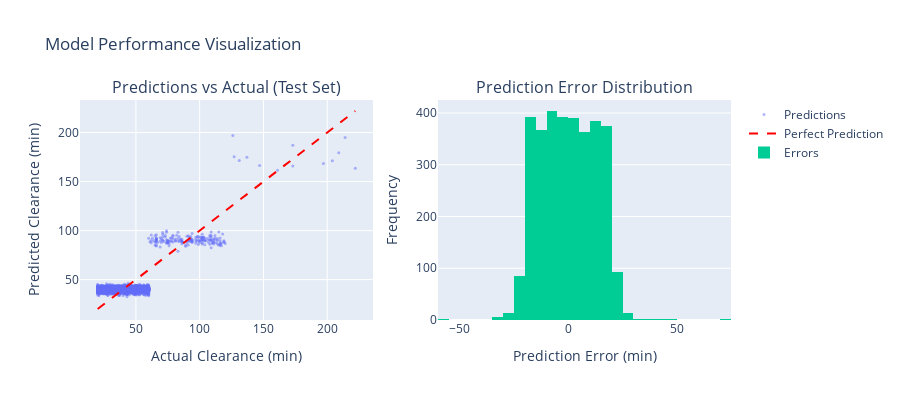

Write notebook code for a chart like this one.
### Code cell
# Visualize predictions vs actual
fig = make_subplots(rows=1, cols=2,
                   subplot_titles=['Predictions vs Actual (Test Set)', 'Prediction Error Distribution'])

# Scatter plot
fig.add_trace(
    go.Scatter(x=y_test, y=y_pred_test, mode='markers',
              marker=dict(size=3, opacity=0.5),
              name='Predictions'),
    row=1, col=1
)

# Perfect prediction line
fig.add_trace(
    go.Scatter(x=[y_test.min(), y_test.max()], 
              y=[y_test.min(), y_test.max()],
              mode='lines', line=dict(color='red', dash='dash'),
              name='Perfect Prediction'),
    row=1, col=1
)

# Error distribution
errors = y_pred_test - y_test
fig.add_trace(
    go.Histogram(x=errors, nbinsx=50, name='Errors'),
    row=1, col=2
)

fig.update_xaxes(title_text="Actual Clearance (min)", row=1, col=1)
fig.update_yaxes(title_text="Predicted Clearance (min)", row=1, col=1)
fig.update_xaxes(title_text="Prediction Error (min)", row=1, col=2)
fig.update_yaxes(title_text="Frequency", row=1, col=2)

fig.update_layout(height=400, title_text="Model Performance Visualization", showlegend=True)
fig.show()

print(f"\n📈 Prediction Statistics:")
print(f"   Mean error: {errors.mean():.1f} minutes")
print(f"   Std error: {errors.std():.1f} minutes")
print(f"   95% of predictions within: ±{errors.abs().quantile(0.95):.1f} minutes")

### Figure 1 — Plotly figure (JSON) as saved in the notebook; plotly's stock layout.template omitted (floating-point values rounded to 4 significant figures; data arrays with more than 128 entries replaced by an {"elided": "..."} marker saying what was removed)
{"data": [{"marker": {"opacity": 0.5, "size": 3}, "mode": "markers", "name": "Predictions", "type": "scatter", "x": {"elided": "3289 int values"}, "xaxis": "x", "y": {"elided": "3289 float values"}, "yaxis": "y"}, {"line": {"color": "red", "dash": "dash"}, "mode": "lines", "name": "Perfect Prediction", "type": "scatter", "x": [20, 222], "xaxis": "x", "y": [20, 222], "yaxis": "y"}, {"name": "Errors", "nbinsx": 50, "type": "histogram", "x": {"elided": "3289 float values"}, "xaxis": "x2", "yaxis": "y2"}], "layout": {"annotations": [{"font": {"size": 16}, "showarrow": false, "text": "Predictions vs Actual (Test Set)", "x": 0.225, "xanchor": "center", "xref": "paper", "y": 1, "yanchor": "bottom", "yref": "paper"}, {"font": {"size": 16}, "showarrow": false, "text": "Prediction Error Distribution", "x": 0.775, "xanchor": "center", "xref": "paper", "y": 1, "yanchor": "bottom", "yref": "paper"}], "height": 400, "showlegend": true, "title": {"text": "Model Performance Visualization"}, "xaxis": {"anchor": "y", "domain": [0, 0.45], "title": {"text": "Actual Clearance (min)"}}, "xaxis2": {"anchor": "y2", "domain": [0.55, 1], "title": {"text": "Prediction Error (min)"}}, "yaxis": {"anchor": "x", "domain": [0, 1], "title": {"text": "Predicted Clearance (min)"}}, "yaxis2": {"anchor": "x2", "domain": [0, 1], "title": {"text": "Frequency"}}}}
